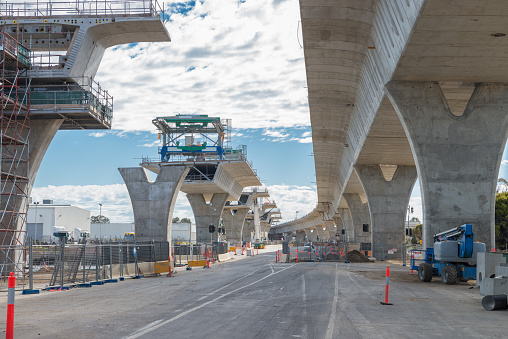
%> input picture bridge.jpg, 508 x 339 px
$ octave greyshadeofimg.m   (GNU Octave 9; MATLAB toolbox functions it lacks are replaced by stand-ins)
%> lines starting %> are read from the running program, lines starting %| are printed output that depends on the picture
z=imread("bridge.jpg");
%> z is the input picture: size 339x508x3 uint8; mean R, G, B 134, 136.4, 138.2
imshow(z)
r=z(:,:,1);
g=z(:,:,2);
b=z(:,:,3);
black=zeros(size(r));
red=cat(3,r,black,black);
imshow(red)
green=cat(3,black,g,black);
figure;
imshow(green)
blue=cat(3,black,black,b);
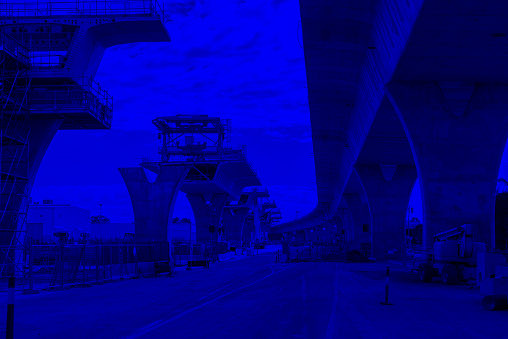
%> blue: size 339x508x3 uint8; mean R, G, B 0, 0, 138.2
figure;
imshow(blue)
y=rgb2gray(z);
imshow(y)
title('gray scale image');
p=imread("bridge2.jpg");
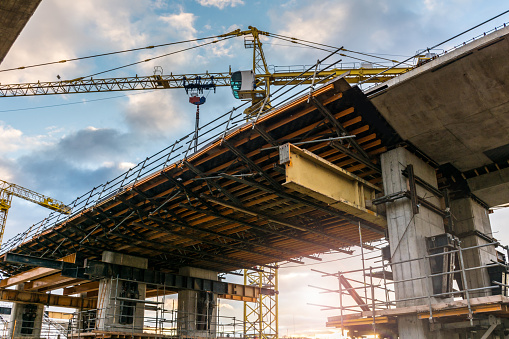
%> input picture bridge2.jpg, 509 x 339 px
%> p is the input picture: size 339x509x3 uint8; mean R, G, B 120.6, 117.1, 111.1
imshow(p)
r=p(:,:,1);
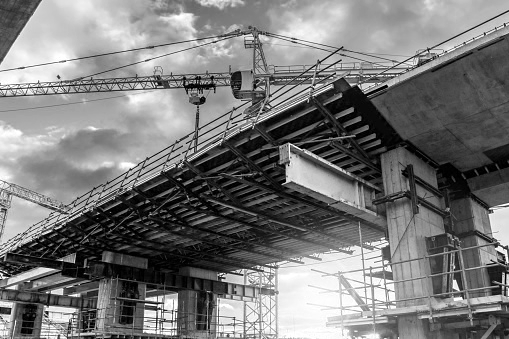
%> r: size 339x509 uint8; min 0, max 255, mean 120.6
g=p(:,:,2);
%> g: size 339x509 uint8
b=p(:,:,3);
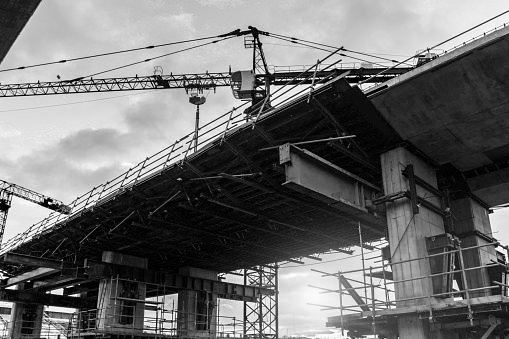
%> b: size 339x509 uint8; min 0, max 255, mean 111.1
pink=zeros(size(r));
red=cat(3,r,pink,pink);
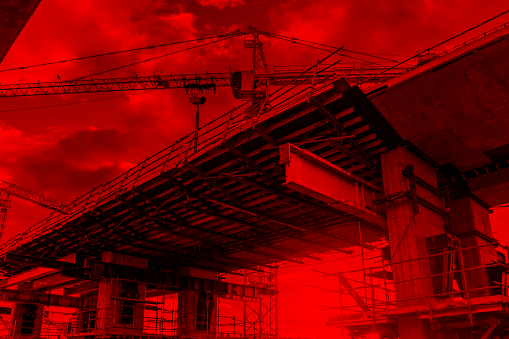
%> red: size 339x509x3 uint8; mean R, G, B 120.6, 0, 0
imshow(red)
green=cat(3,pink,g,pink);
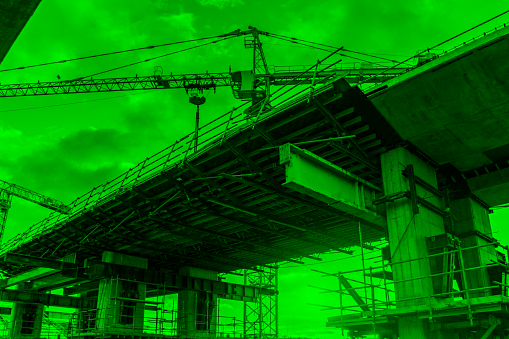
%> green: size 339x509x3 uint8; mean R, G, B 0, 117.1, 0
figure;
imshow(green)
blue=cat(3,pink,pink,b);
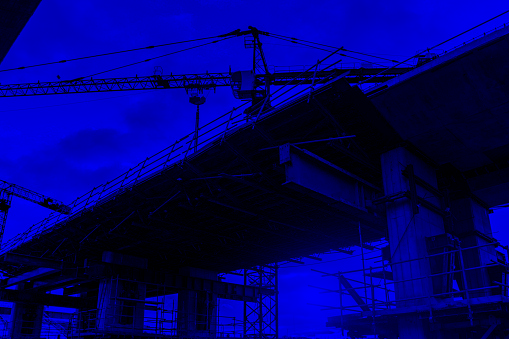
%> blue: size 339x509x3 uint8; mean R, G, B 0, 0, 111.1
figure;
imshow(blue)
q=rgb2gray(p);
imshow(q)
title('gray scale image');
